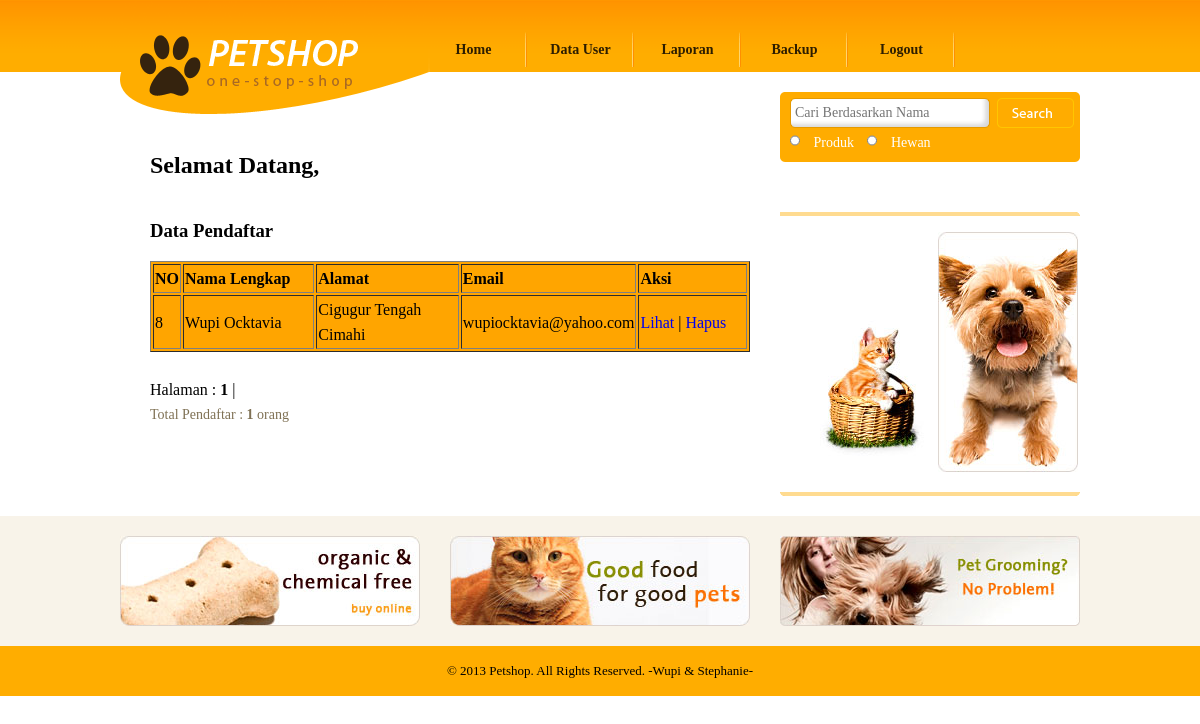
The page /PETSHOP/halaman_admin.php on the database its author committed.
### tables this page shows
CREATE TABLE `temp` (
  `no` int(11) DEFAULT NULL,
  `nama_lengkap` varchar(30) DEFAULT NULL,
  `password` varchar(50) DEFAULT NULL,
  `alamat` varchar(50) DEFAULT NULL,
  `kode_pos` varchar(7) DEFAULT NULL,
  `jk` enum('L','P') DEFAULT NULL,
  `tgl_lahir` date DEFAULT NULL,
  `no_telp` varchar(12) DEFAULT NULL,
  `email` varchar(50) DEFAULT NULL
);

### PETSHOP/halaman_admin.php (the view, shortened to what this page needs)
<!DOCTYPE html PUBLIC "-//W3C//DTD XHTML 1.0 Transitional//EN" "http://www.w3.org/TR/xhtml1/DTD/xhtml1-transitional.dtd">
<html xmlns="http://www.w3.org/1999/xhtml">
<head>
	<link href="css/style.css" rel="stylesheet" type="text/css" />
</head>
<body>
			<?php include "koneksi.php"; ?>
			<?php include "header_admin.php"; ?>
			<div id="body">
			       <div id="content">
				        <div class="content">
							<div class="about">
							     <h2>Selamat Datang, <?php echo $_SESSION['nama_lengkap'];?></h2>
                                 <ul>
									<li>
										<?php include "koneksi.php";?>
										<h3>Data Pendaftar</h3>
										<table border=1 bgcolor=orange>
										<tr>
											<th width=10>NO</th><th width=150>Nama Lengkap</th><th width=200>Alamat</th><th width=100>Email</th>
											<th width=150>Aksi</th>
										</tr>
										<?php
										$batas=10;
										$halaman=$_GET['halaman'];
										if(empty($halaman))
											{
												$posisi=0;
												$halaman=1;
											}
										else
											{
												$posisi=($halaman-1)*$batas;
											}
										$tampil="SELECT * FROM temp LIMIT $posisi,$batas";
										$hasil=mysql_query($tampil);
										while($data=mysql_fetch_array($hasil))
										{
										?>
											<tr>
													<td width=10> <?php echo $data['no'];?></td>
													<td width=175> <?php echo $data['nama_lengkap'];?></td>
													<td width=200><?php echo $data['alamat'];?></td>
													<td width=100> <?php echo $data['email'];?></td>
													<td width=100><a href="lihat_pendaftar.php?no=<?php echo $data['no'];?>">Lihat</a> |
														<a href="hapus_pendaftar.php?no=<?php echo $data['no'];?>" onClick="return confirm('Apakah anda yakin akan menghapus <?php echo $data['nama_lengkap'];?>?')">Hapus</a>
													</td>
												</tr><?php
										}
										echo "</table>";
										$tampil2 = mysql_query("SELECT * FROM temp");
										$jmldata = mysql_num_rows($tampil2);
										$jmlhalaman = ceil($jmldata/$batas);
										echo "<br>Halaman : ";
										for($i=1; $i<=$jmlhalaman; $i++)
										if($i != $halaman)
										{
											echo "<a href=$_SERVER[PHP_SELF]?halaman=$i>$i</a> | ";
										}
										else
										{
											echo "<b>$i</b> | ";
										}
										echo "<p>Total Pendaftar : <b>$jmldata</b> orang</p>";
										?>
									</li>
								 </ul>
						  </div>
						</div>
					    <div id="sidebar">
								<?php include "admin_cari.php"; ?>
                               	<?php include "shoping_guide.php"; ?>
				  				<?php include "iklan.php"; ?>
			<div id="footer">
			        <?php include "footer.php"; ?>
			</div>
</body>
</html>

### PETSHOP/css/style.css (style rules this page uses)
body { margin:0; padding:0; background: url("../images/bg-body.gif"); background-repeat:repeat-x; }
#body div#content { width:960px; margin:0 auto; overflow:hidden; background-image:none; height:auto; overflow:hidden; }
#body div#content .content { float:left; width:640px; margin-right:20px; background-image:none; height:auto; overflow:hidden; }
#body #content .content h2 { font-family: "Myriad Pro"; margin: 80px 0 0 30px; }
#body #content .content ul { margin:0; padding:0; list-style-type:none; }
#body #content .content ul li { width:300px; padding:0 10px; margin:0 0 20px 0; float:left; line-height:25px; height:auto; }
#body #content .content ul li a { text-decoration:none; }
#body #content .content ul li p { font-family:"Myriad Pro"; font-size:14px; text-align:justify; color:#7f7154; margin:0; }
#body #content .content .about { width:640px; height:auto; overflow:hidden; }
#body #content .content .about h2 { margin:80px 0 0 30px; font-family: "Myriad Pro"; }
#body #content .content .about ul { margin:0; padding:0; list-style-type:none; }
#body #content .content .about ul li { clear:both; width:600px; padding:20px 10px 0 30px; }
#body #content .content .about ul li p { color: #7F7154; font-family: "Myriad Pro"; font-size: 14px; text-align: justify; }
#body #content .content div p { margin: 10px 0 0 30px; padding:0 15px 0 0; font-family: "Myriad Pro"; font-size:14px; line-height:25px; color:#7F7154; }
#body #content #sidebar { float:left; width:300px; background-image:none; }
#footer { background-color:#310000; background-image:none; }

### rows shown on the page
temp: no "8", nama_lengkap "Wupi Ocktavia", alamat "Cigugur Tengah Cimahi", email "wupiocktavia@yahoo.com"

### other values the page prints
$jmldata "1"
